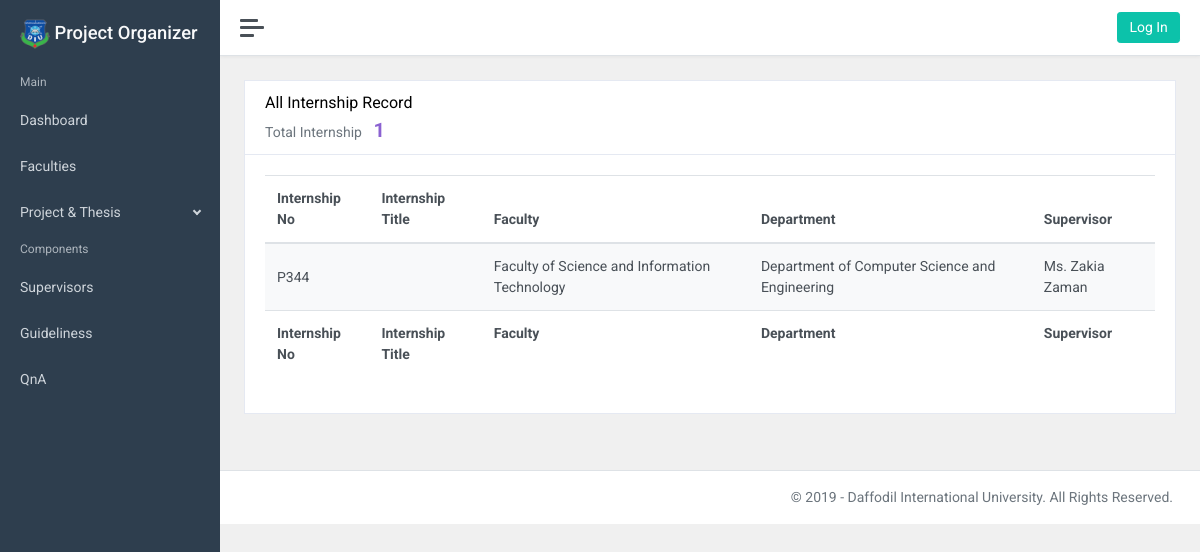
Before: /allinternship/ with the older database file.
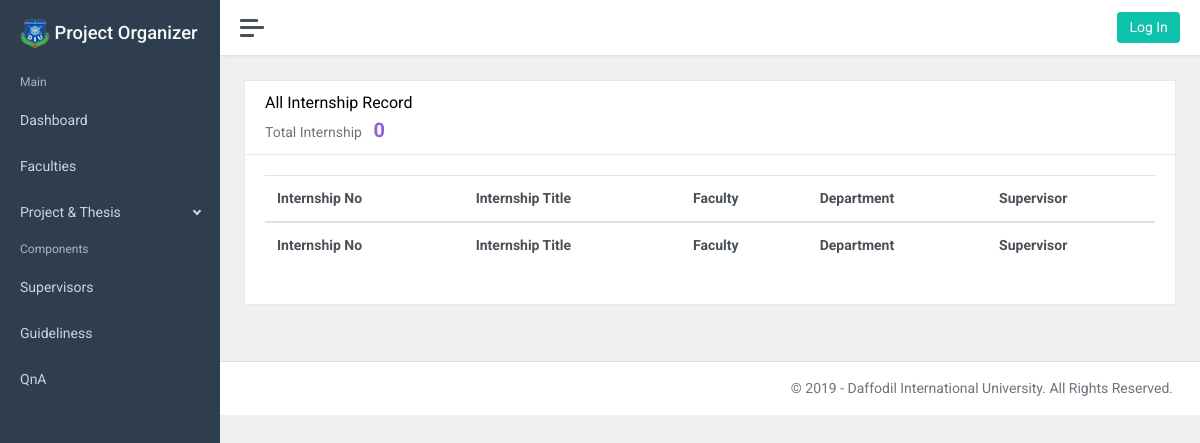
After: the same page with the newer database file.
### projectapp/models.py (models this page shows, shortened)
class internship(models.Model):
	internship_no = models.CharField(max_length=50, unique=True)
	internship_title = models.CharField(max_length=100)
	details = models.TextField()
	internship_report = models.FileField(upload_to='internship/report')
	faculty = models.ForeignKey(faculty, on_delete=models.CASCADE)
	department = ChainedForeignKey(
		department,
		chained_field="faculty", # the field on your own model that this field links to
        chained_model_field="facultyName", # the field on Country that corresponds to newcontinent
        show_all=False,
        auto_choose=True,
        sort=True
	)
	posted_by = models.ForeignKey(adminprofile, on_delete=models.CASCADE)
	supervisor = models.ForeignKey(supervisor, on_delete=models.CASCADE)
	student_id_1 = models.CharField(max_length=50)
	student_id_2 = models.CharField(max_length=50, default=True)
	student_id_3 = models.CharField(max_length=50, default=True)
	student_id_4 = models.CharField(max_length=50, default=True)
	posted_on = models.DateTimeField(auto_now=False, auto_now_add=True)
	updated_on = models.DateTimeField(auto_now=True, auto_now_add=False)

class faculty(models.Model):
	faculty_name = models.CharField(max_length=100, unique=True)
	def __str__(self):
		return self.faculty_name

class department(models.Model):
	department_name = models.CharField(max_length=100, unique=True)
	department_nickname = models.CharField(max_length=20, unique=True)
	facultyName = models.ForeignKey(faculty, on_delete=models.CASCADE)
	posted_on = models.DateTimeField(auto_now=False, auto_now_add=True)
	updated_on = models.DateTimeField(auto_now=True, auto_now_add=False)
	def __str__(self):
		return self.department_name

class supervisor(models.Model):
	name = models.CharField(max_length=50)
	initial = models.CharField(max_length=10, unique=True)
	email = models.CharField(max_length=50)
	image = models.FileField(upload_to='supervisor/img')
	details = models.CharField(max_length=100)
	faculty = models.ForeignKey(faculty, on_delete=models.CASCADE)
	department = ChainedForeignKey(
		department,
		chained_field="faculty", # the field on your own model that this field links to
        chained_model_field="facultyName", # the field on Country that corresponds to newcontinent
        show_all=False,
        auto_choose=True,
        sort=True
	)
	posted_by = models.ForeignKey(adminprofile, on_delete=models.CASCADE)
	posted_on = models.DateTimeField(auto_now=False, auto_now_add=True)
	updated_on = models.DateTimeField(auto_now=True, auto_now_add=False)
	def __str__(self):
		return self.name

### projectapp/views.py (the view)
# urls.py: path('allinternship/', views.getallinternship, name="allinternship"),
def getallinternship(request):
    internship_data = internship.objects.all()
    countInternshipData = internship_data.count()
    context={
        "i_data":internship_data,
        "count": countInternshipData
    }
    return render(request, "allinternship.html", context)

### templates/allinternship.html (shortened to what this page needs)
{% extends 'base.html' %}
{% load static %}
{% block content%}
<div class="row">
    <div class="col-12">
        <div class="card">
            <div class="card-header">
                <h5 class="card-title">All Internship Record</h5>
                <h6 class="card-subtitle text-muted">Total Internship
                    <span class="ml-2" style="font-size: 20px; font-weight: bold; color: #8B62D1">{{count}}</span>
                </h6>
            </div>
            <div class="card-body">
                <table id="datatables-basic" class="table table-striped" style="width:100%;">
                    <thead>
                        <tr>
                            <th>Internship No</th>
                            <th>Internship Title</th>
                            <th>Faculty</th>
                            <th>Department</th>
                            <th>Supervisor</th>
                        </tr>
                    </thead>
                    <tbody>
                        {% for i in i_data %}
                        <tr>
                            <td>{{i.internship_no}}</td>
                            <td>{{i.internship_title}}</td>
                            <td>{{i.faculty}}</td>
                            <td>{{i.department}}</td>
                            <td>{{i.supervisor}}</td>
                        </tr>
                        {% endfor %}
                    </tbody>
                    <tfoot>
                        <tr>
                            <th>Internship No</th>
                            <th>Internship Title</th>
                            <th>Faculty</th>
                            <th>Department</th>
                            <th>Supervisor</th>
                        </tr>
                    </tfoot>
                </table>
            </div>
        </div>
    </div>
    {% endblock %}

Changed rows visible on the page:
removed internship: internship_no "P344", faculty "Faculty of Science and Information Technology", department "Department of Computer Science and Engineering", supervisor "Ms. Zakia Zaman"
Other visible differences:
{{ count }}: "1" → "0"
